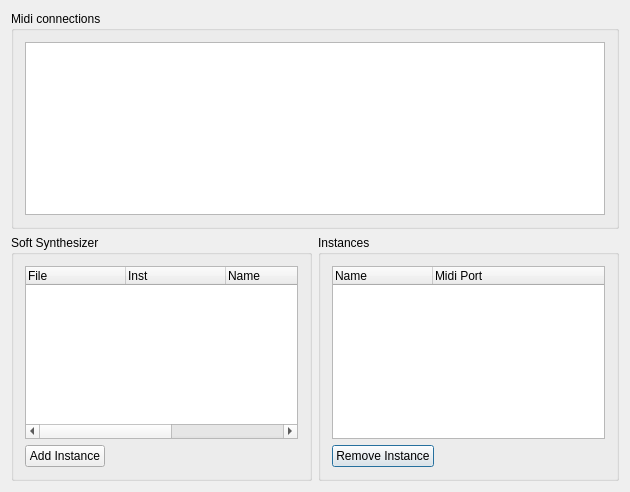
<?xml version="1.0" encoding="UTF-8"?>
<ui version="4.0">
 <class>SynthConfigBase</class>
 <widget class="QDialog" name="SynthConfigBase">
  <property name="geometry">
   <rect>
    <x>0</x>
    <y>0</y>
    <width>630</width>
    <height>492</height>
   </rect>
  </property>
  <property name="windowTitle">
   <string>MusE: Synth Configuration</string>
  </property>
  <layout class="QGridLayout">
   <item row="1" column="1">
    <widget class="QGroupBox" name="GroupBox3">
     <property name="title">
      <string>Instances</string>
     </property>
     <layout class="QGridLayout">
      <item row="0" column="0">
       <widget class="QTreeWidget" name="instanceList">
        <property name="allColumnsShowFocus">
         <bool>true</bool>
        </property>
        <column>
         <property name="text">
          <string>Name</string>
         </property>
        </column>
        <column>
         <property name="text">
          <string>Midi Port</string>
         </property>
        </column>
       </widget>
      </item>
      <item row="1" column="0">
       <layout class="QHBoxLayout">
        <item>
         <widget class="QPushButton" name="removeInstance">
          <property name="text">
           <string>Remove Instance</string>
          </property>
         </widget>
        </item>
        <item>
         <spacer name="Spacer2">
          <property name="orientation">
           <enum>Qt::Horizontal</enum>
          </property>
          <property name="sizeType">
           <enum>QSizePolicy::Expanding</enum>
          </property>
          <property name="sizeHint" stdset="0">
           <size>
            <width>113</width>
            <height>20</height>
           </size>
          </property>
         </spacer>
        </item>
       </layout>
      </item>
     </layout>
    </widget>
   </item>
   <item row="0" column="0" colspan="2">
    <widget class="QGroupBox" name="groupBox10">
     <property name="title">
      <string>Midi connections</string>
     </property>
     <layout class="QVBoxLayout">
      <item>
       <widget class="QTableWidget" name="mdevView">
        <attribute name="verticalHeaderDefaultSectionSize">
         <number>18</number>
        </attribute>
       </widget>
      </item>
     </layout>
    </widget>
   </item>
   <item row="1" column="0">
    <widget class="QGroupBox" name="GroupBox2">
     <property name="title">
      <string>Soft Synthesizer</string>
     </property>
     <layout class="QGridLayout">
      <item row="1" column="0">
       <layout class="QHBoxLayout">
        <property name="spacing">
         <number>6</number>
        </property>
        <property name="margin">
         <number>0</number>
        </property>
        <item>
         <widget class="QPushButton" name="addInstance">
          <property name="text">
           <string>Add Instance</string>
          </property>
         </widget>
        </item>
        <item>
         <spacer name="Spacer1">
          <property name="orientation">
           <enum>Qt::Horizontal</enum>
          </property>
          <property name="sizeType">
           <enum>QSizePolicy::Expanding</enum>
          </property>
          <property name="sizeHint" stdset="0">
           <size>
            <width>20</width>
            <height>20</height>
           </size>
          </property>
         </spacer>
        </item>
       </layout>
      </item>
      <item row="0" column="0">
       <widget class="QTreeWidget" name="synthList">
        <property name="toolTip">
         <string>list of available software synthesizers</string>
        </property>
        <property name="allColumnsShowFocus">
         <bool>true</bool>
        </property>
        <column>
         <property name="text">
          <string>File</string>
         </property>
        </column>
        <column>
         <property name="text">
          <string>Inst</string>
         </property>
        </column>
        <column>
         <property name="text">
          <string>Name</string>
         </property>
        </column>
        <column>
         <property name="text">
          <string>Version</string>
         </property>
        </column>
        <column>
         <property name="text">
          <string>Description</string>
         </property>
        </column>
       </widget>
      </item>
     </layout>
    </widget>
   </item>
  </layout>
 </widget>
 <layoutdefault spacing="6" margin="11"/>
 <resources/>
 <connections/>
</ui>
